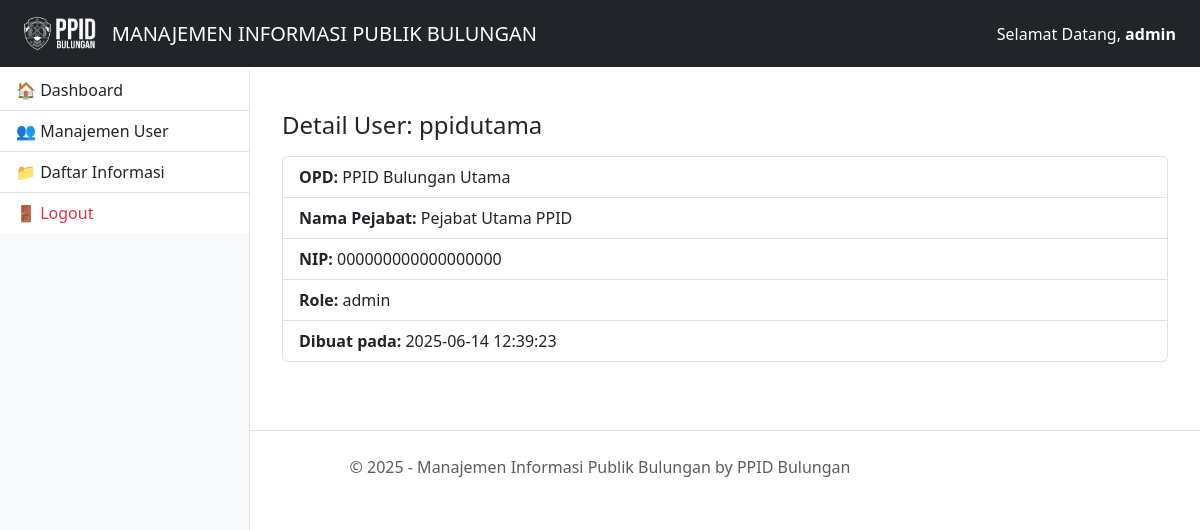
The page /admin/detail_user.php?id=2 (signed in) on the database its author committed.
### tables this page shows
CREATE TABLE `users` (
  `id` int(11) NOT NULL,
  `username` varchar(50) NOT NULL,
  `password` varchar(255) NOT NULL,
  `opd` varchar(100) NOT NULL,
  `nama_pejabat` varchar(100) NOT NULL,
  `nip` varchar(30) NOT NULL,
  `role` enum('admin','user') DEFAULT 'user',
  `created_at` timestamp NOT NULL DEFAULT current_timestamp()
);

### admin/detail_user.php (the view, shortened to what this page needs)
<?php
require_once '../config/config.php';
$id = $_GET['id'];
$stmt = $pdo->prepare("SELECT * FROM users WHERE id = ?");
$stmt->execute([$id]);
$user = $stmt->fetch();
include '../includes/header.php';
include '../includes/sidebar.php';
?>
<main class="container mt-4">
    <h4>Detail User: <?= htmlspecialchars($user['username']) ?></h4>
    <ul class="list-group mt-3">
        <li class="list-group-item"><strong>OPD:</strong> <?= $user['opd'] ?></li>
        <li class="list-group-item"><strong>Nama Pejabat:</strong> <?= $user['nama_pejabat'] ?></li>
        <li class="list-group-item"><strong>NIP:</strong> <?= $user['nip'] ?></li>
        <li class="list-group-item"><strong>Role:</strong> <?= $user['role'] ?></li>
        <li class="list-group-item"><strong>Dibuat pada:</strong> <?= $user['created_at'] ?></li>
    </ul>
</main>
<?php include '../includes/footer.php'; ?>
</body>
</html>

### rows shown on the page
users: username "ppidutama", opd "PPID Bulungan Utama", nama_pejabat "Pejabat Utama PPID", nip "000000000000000000", role "admin", created_at "2025-06-14 12:39:23"

### other values the page prints
$_SESSION['username'] "admin"
